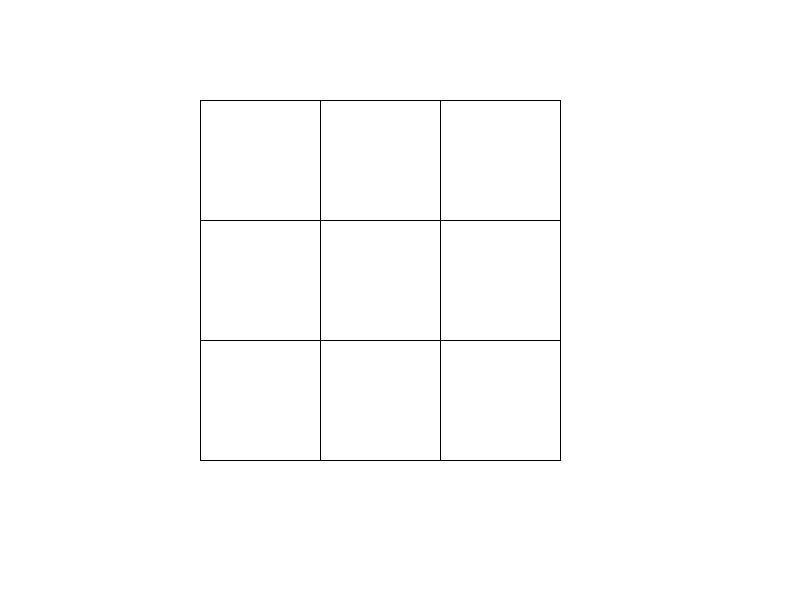
Frame 1 (no input)
Frame 60 (the mouse pressed at the canvas centre just before this capture): identical to frame 1, image omitted
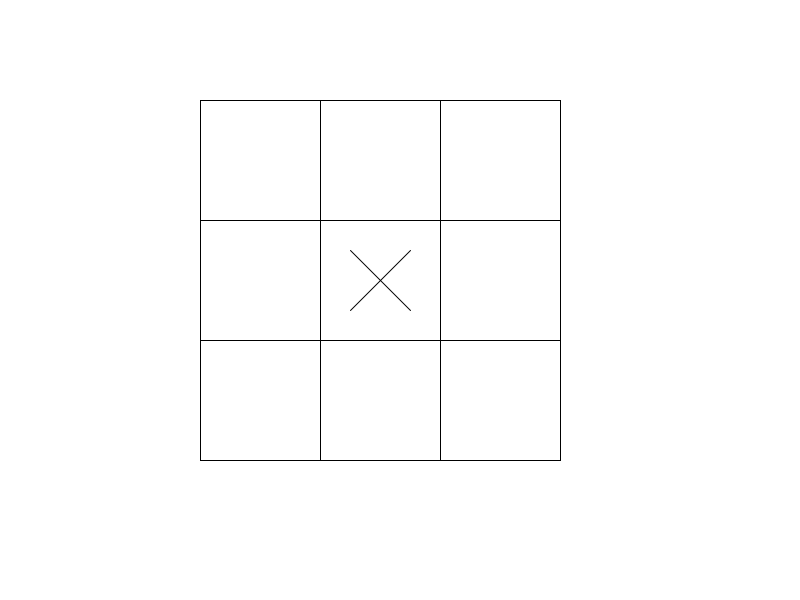
Frame 120 (the mouse held since frame 60 and released just before this capture)

The Processing sketch that drew these frames (run headless with seeded random() and noise(); from frame 60 on, the mouse is pressed at the canvas centre):

// Processing sketch: sketch_BKE
// ── sketch_BKE.pde
int[][] bord = new int[3][3]; // 3x3 grid
int Speler = 1; // 1 voor speler 1 X, 2 voor speler 2 O
boolean Spelvoorbij = false; // of het spel voorbij is
String winnaar = ""; // Om de winnaar of gelijkspel te tonen

// Afmetingen van het bord
int bordX = 200;  
int bordY = 100;  
int vakjeGrootte = 120; // Grootte van de vakjes

void setup() {
  size(800, 600); 
  textSize(32);
  fill(0); 
  
  // leeg bord
  for (int i = 0; i < 3; i++) {
    for (int j = 0; j < 3; j++) {
      bord[i][j] = 0;
    }
  }
}

void draw() {
  background(255);
  fill(0); 
  // Toon de tekst bovenaan (winnaar of gelijkspel
  text(winnaar, 305, 40); // De tekst in het midden bovenaan
  if (Spelvoorbij) {
    text("R to restart", 315, 90); // De tekst voor herstarten net onder de winnaarstekst
  }
  
  tekenBord();
  controleerWinnaar();
}

void mousePressed() {
  if (Spelvoorbij) {
    return; // Als het spel voorbij is, negeer klikken
  }

  // Controleer welke knop is ingedrukt
  for (int i = 0; i < 3; i++) {
    for (int j = 0; j < 3; j++) {
      // Controleer of de muis binnen de grenzen van de knop is
      if (mouseX > bordX + i * vakjeGrootte && mouseX < bordX + (i + 1) * vakjeGrootte &&
          mouseY > bordY + j * vakjeGrootte && mouseY < bordY + (j + 1) * vakjeGrootte) {
        // Als het vakje leeg is, X of O
        if (bord[j][i] == 0) {
          bord[j][i] = Speler;
          // Wissel van speler
          Speler = (Speler == 1) ? 2 : 1;
        }
      }
    }
  }
}

void keyPressed() {
  if (key == 'r' || key == 'R') {
    resetGame();
  }
}

void resetGame() {
  // Zet alles terug naar de beginstatus
  for (int i = 0; i < 3; i++) {
    for (int j = 0; j < 3; j++) {
      bord[i][j] = 0;
    }
  }
  Speler = 1;
  Spelvoorbij = false;
  winnaar = "";
}

void tekenBord() {
  // Teken de knoppen
  for (int i = 0; i < 3; i++) {
    for (int j = 0; j < 3; j++) {
      fill(255); 
      stroke(0);
      rect(bordX + i * vakjeGrootte, bordY + j * vakjeGrootte, vakjeGrootte, vakjeGrootte);
      
      // Teken de X of O als de knop leg is 
      if (bord[j][i] == 1) {
        tekenX(bordX + i * vakjeGrootte + vakjeGrootte / 2, bordY + j * vakjeGrootte + vakjeGrootte / 2);
      } else if (bord[j][i] == 2) {
        tekenO(bordX + i * vakjeGrootte + vakjeGrootte / 2, bordY + j * vakjeGrootte + vakjeGrootte / 2);
      }
    }
  }
}

void tekenX(float x, float y) {
  line(x - 30, y - 30, x + 30, y + 30);
  line(x + 30, y - 30, x - 30, y + 30);
}

void tekenO(float x, float y) {
  noFill();
  ellipse(x, y, 60, 60);
}

void controleerWinnaar() {
  // Controleer alle rijen, kolommen en diagonalen
  for (int i = 0; i < 3; i++) {
    if (bord[i][0] == bord[i][1] && bord[i][1] == bord[i][2] && bord[i][0] != 0) {
      Spelvoorbij = true;
      winnaar = "Speler " + bord[i][0] + " wint";
      return;
    }
    if (bord[0][i] == bord[1][i] && bord[1][i] == bord[2][i] && bord[0][i] != 0) {
      Spelvoorbij = true;
      winnaar = "Speler " + bord[0][i] + " wint";
      return;
    }
  }
  // Controleer diagonalen
  if (bord[0][0] == bord[1][1] && bord[1][1] == bord[2][2] && bord[0][0] != 0) {
    Spelvoorbij = true;
    winnaar = "Speler " + bord[0][0] + " wint";
    return;
  }
  if (bord[0][2] == bord[1][1] && bord[1][1] == bord[2][0] && bord[0][2] != 0) {
    Spelvoorbij = true;
    winnaar = "Speler " + bord[0][2] + " wint";
    return;
  }
  boolean vol = true;
  for (int i = 0; i < 3; i++) {
    for (int j = 0; j < 3; j++) {
      if (bord[i][j] == 0) {
        vol = false;
      }
    }
  }
  if (vol) {
    Spelvoorbij = true;
    winnaar = "Gelijkspel";
  }
}
